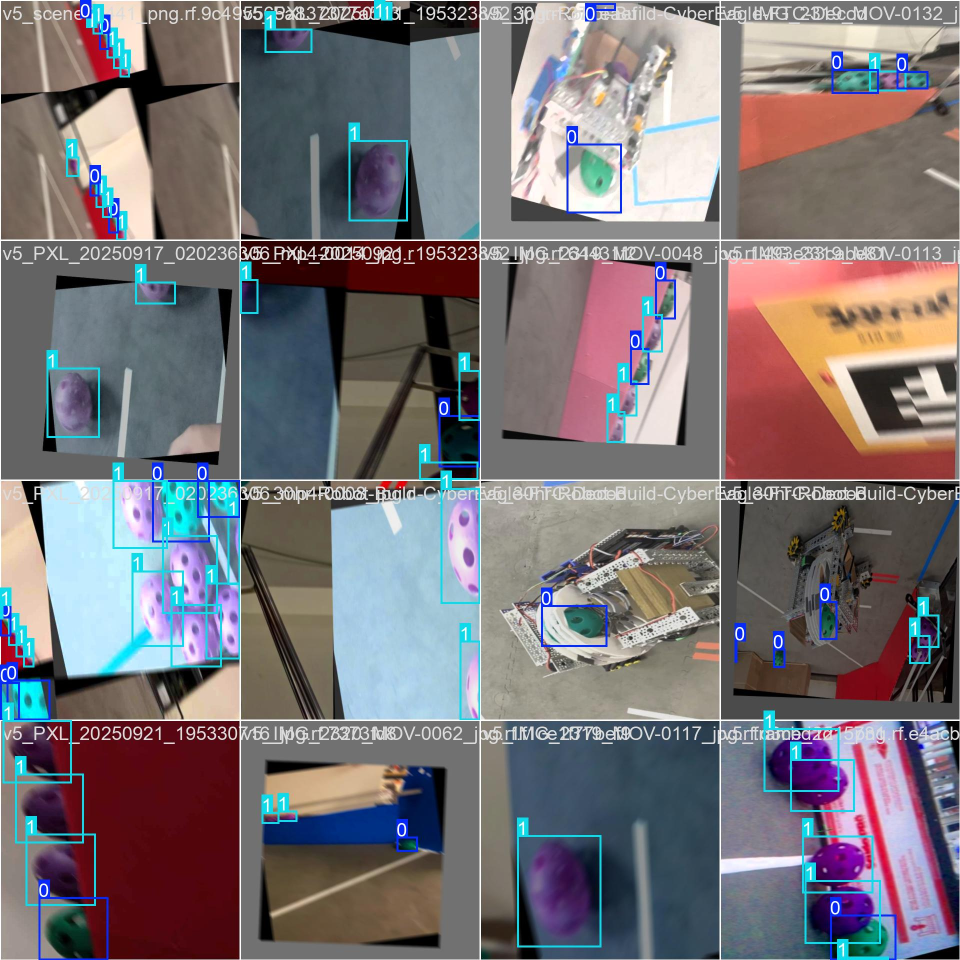
#> input picture training/runs/detect/ftc_motion_v2/train_batch0.jpg, 1920 x 1920 px, given in place of the camera (shown at 1/2 size)
$ python vision_fixed.py
#> lines starting #> are read from the running program, lines starting #| are printed output that depends on the picture; after the words box and inside, x2 and y2 are one past the last pixel; in counts of white or black regions, pixels touching at a corner belong together
#> in main, frame is the input picture: shape (1920, 1920, 3); mean B, G, R 119.6, 115.2, 121
import cv2
import numpy as np

# ============= ROI CONFIGURATION =============
# Set these values to crop to just the ramp area
# Run with CALIBRATE_ROI = True first to find the values
CALIBRATE_ROI = True  # Set to True to draw ROI on screen
ROI_X = 200      # Left edge of ramp
ROI_Y = 200      # Top edge of ramp
ROI_WIDTH = 800  # Width of ramp area
ROI_HEIGHT = 300 # Height of ramp area

# ============= COLOR CONFIGURATION =============
# These will be calibrated - start with tighter ranges
# After running calibration, update these values
COLORS = {
    'green': {
        'lower': (40, 100, 100),   # Tighter saturation/value
        'upper': (80, 255, 255),
        'display_color': (0, 255, 0),
        'label': 'G'
    },
    'purple': {
        'lower': (120, 80, 80),    # Tighter saturation/value
        'upper': (160, 255, 255),
        'display_color': (255, 0, 255),
        'label': 'P'
    }
}

# ============= DETECTION PARAMETERS =============
MIN_BALL_AREA = 800       # Minimum contour area
MAX_BALL_AREA = 50000     # Maximum contour area
MIN_CIRCULARITY = 0.5     # How round the shape must be
MIN_SOLIDITY = 0.7        # How filled in the shape is

# Global for color sampling
sampled_colors = []

# [26 lines left out: function mouse_callback, not called in this run]
            # Update window title with HSV (less spammy than printing)


def detect_balls_of_color(hsv_roi, color_config, roi_offset):
    """Detect all balls of a specific color"""
    lower = np.array(color_config['lower'])
    upper = np.array(color_config['upper'])

    mask = cv2.inRange(hsv_roi, lower, upper)

    # Clean up the mask
    kernel = np.ones((5, 5), np.uint8)
    mask = cv2.morphologyEx(mask, cv2.MORPH_OPEN, kernel)   # Remove noise
    mask = cv2.morphologyEx(mask, cv2.MORPH_CLOSE, kernel)  # Fill holes

    contours, _ = cv2.findContours(mask, cv2.RETR_EXTERNAL, cv2.CHAIN_APPROX_SIMPLE)

    balls = []
    for contour in contours:
        area = cv2.contourArea(contour)
        if area < MIN_BALL_AREA or area > MAX_BALL_AREA:
            continue

        perimeter = cv2.arcLength(contour, True)
        if perimeter == 0:
            continue

        circularity = 4 * np.pi * (area / (perimeter * perimeter))
        if circularity < MIN_CIRCULARITY:
            continue

        # Check solidity (convex hull fill)
        hull = cv2.convexHull(contour)
        hull_area = cv2.contourArea(hull)
        solidity = area / hull_area if hull_area > 0 else 0
        if solidity < MIN_SOLIDITY:
            continue

        # Get bounding box and center
        x, y, w, h = cv2.boundingRect(contour)
        center_x = x + w // 2 + roi_offset[0]  # Add ROI offset back
        center_y = y + h // 2 + roi_offset[1]

        balls.append({
            'x': x + roi_offset[0],
            'y': y + roi_offset[1],
            'w': w,
            'h': h,
            'center_x': center_x,
            'center_y': center_y,
            'area': area,
            'label': color_config['label'],
            'color': color_config['display_color']
        })

    return balls, mask


def run_detection(frame):
    """Main detection pipeline"""
    output = frame.copy()

    # Apply ROI if not calibrating
    if CALIBRATE_ROI:
        # Draw ROI rectangle for calibration
        cv2.rectangle(output, (ROI_X, ROI_Y),
                     (ROI_X + ROI_WIDTH, ROI_Y + ROI_HEIGHT),
                     (0, 255, 255), 2)
        cv2.putText(output, "CALIBRATION MODE - Adjust ROI_X, ROI_Y, ROI_WIDTH, ROI_HEIGHT",
                   (10, 30), cv2.FONT_HERSHEY_SIMPLEX, 0.6, (0, 255, 255), 2)
        cv2.putText(output, "Click on balls to sample HSV values",
                   (10, 60), cv2.FONT_HERSHEY_SIMPLEX, 0.6, (0, 255, 255), 2)
        roi = frame
        roi_offset = (0, 0)
    else:
        # Crop to ROI
        roi = frame[ROI_Y:ROI_Y+ROI_HEIGHT, ROI_X:ROI_X+ROI_WIDTH]
        roi_offset = (ROI_X, ROI_Y)

    hsv_roi = cv2.cvtColor(roi, cv2.COLOR_BGR2HSV)
#> hsv_roi: shape (1920, 1920, 3); mean H, S, V 60.1, 77.6, 139.2

    all_balls = []
    all_masks = {}

    # Detect each color
    for color_name, color_config in COLORS.items():
        balls, mask = detect_balls_of_color(hsv_roi, color_config, roi_offset)
        all_balls.extend(balls)
        all_masks[color_name] = mask
#> this loop made 2 passes
#> pass 1, in detect_balls_of_color, `mask = cv2.inRange(hsv_roi, lower, upper)`:
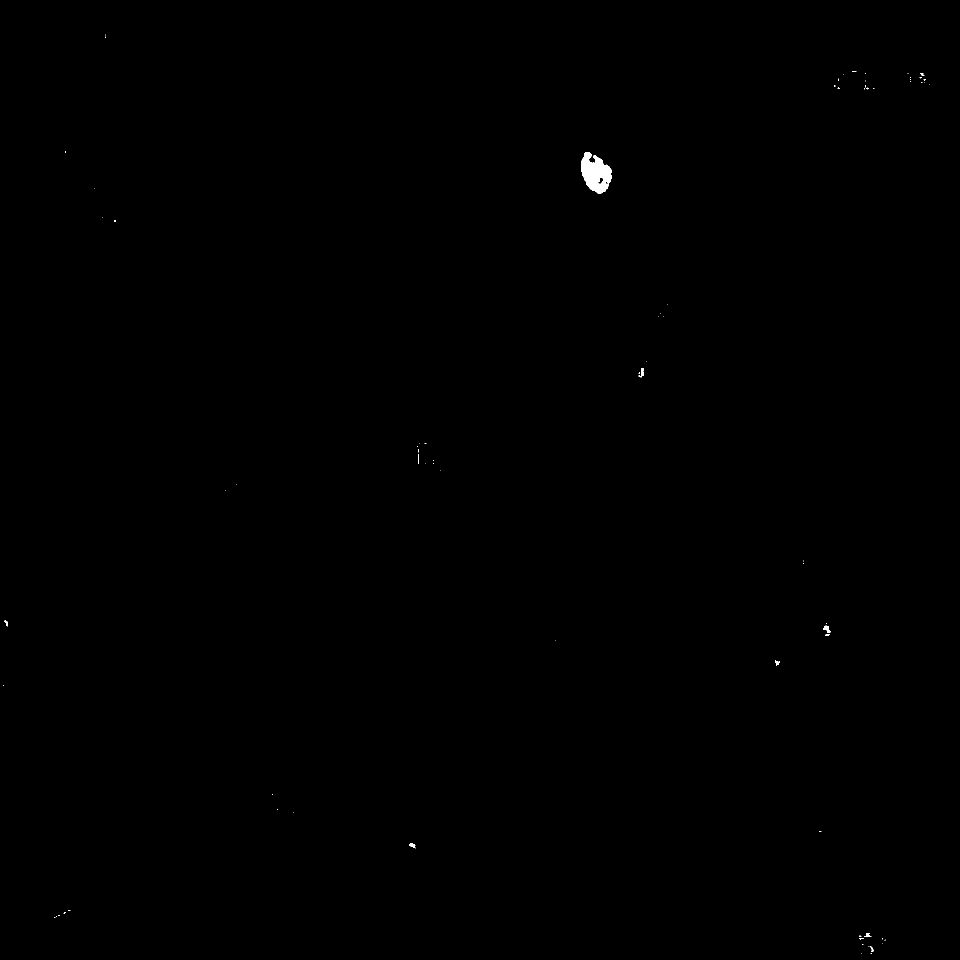
#> mask: shape (1920, 1920) (shown at 1/2 size); 0.11% white; 79 white regions (67 under 20 px), largest, box (x1, y1, x2, y2) and area: (1162, 304, 1224, 388) 3303, (1646, 1251, 1662, 1266) 118, (819, 1686, 831, 1697) 74
#> after the loop, all_balls = 3 items; all_masks = 2 items

    # Sort by x position (left to right)
    all_balls.sort(key=lambda b: b['center_x'])

    # Draw detections
    for ball in all_balls:
        cv2.rectangle(output, (ball['x'], ball['y']),
                     (ball['x'] + ball['w'], ball['y'] + ball['h']),
                     ball['color'], 2)
        cv2.putText(output, ball['label'],
                   (ball['x'], ball['y'] - 10),
                   cv2.FONT_HERSHEY_SIMPLEX, 0.7, ball['color'], 2)
#> this loop made 3 passes
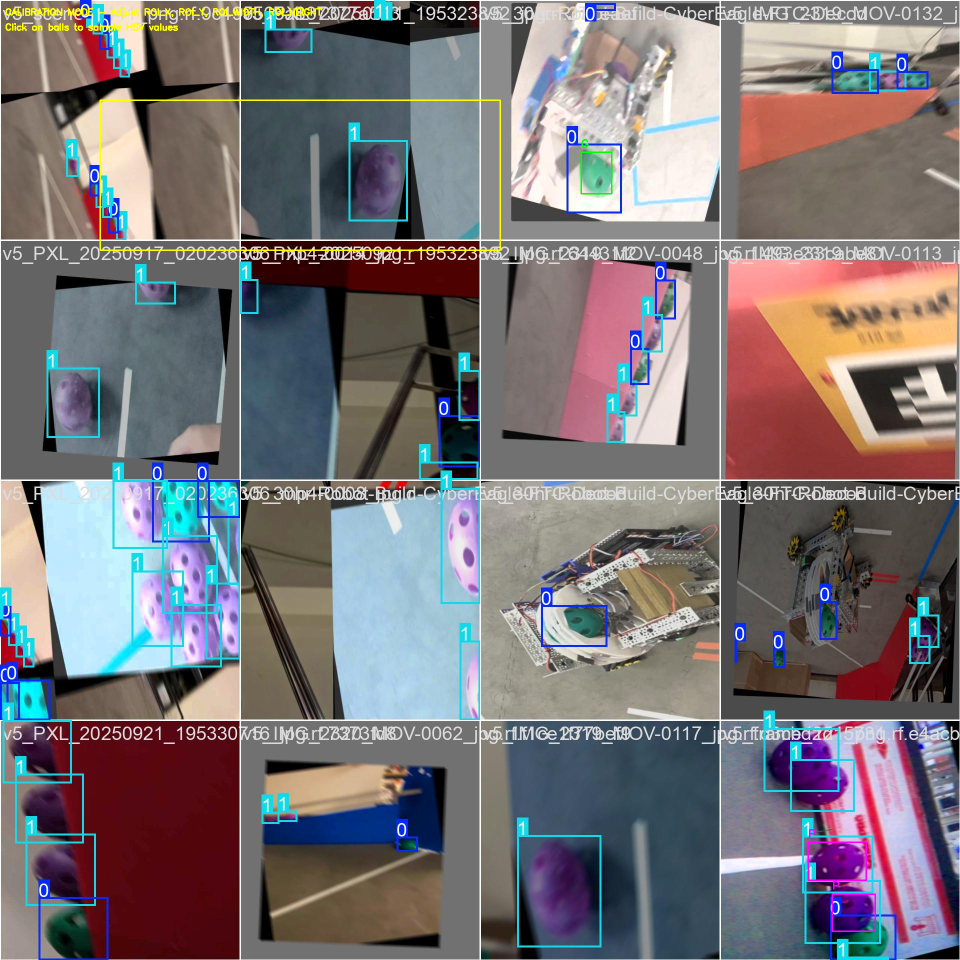
#> output: shape (1920, 1920, 3) (shown at 1/2 size); mean B, G, R 119.1, 115.6, 121.5

    # Build order string
    order = ''.join([b['label'] for b in all_balls])

    cv2.putText(output, f"Detected: {len(all_balls)} balls",
               (10, output.shape[0] - 60), cv2.FONT_HERSHEY_SIMPLEX, 0.7, (255, 255, 255), 2)
#> output: shape (1920, 1920, 3); 0.04% of pixels changed, all inside (x1, y1, x2, y2) = (12, 1844, 198, 1862)
    cv2.putText(output, f"Order: {order}",
               (10, output.shape[0] - 30), cv2.FONT_HERSHEY_SIMPLEX, 1, (255, 255, 255), 2)
#> output: shape (1920, 1920, 3); mean B, G, R 119.2, 115.7, 121.6

    return order, output, all_masks


def main():
    cap = cv2.VideoCapture(0)
    cv2.namedWindow("Detection")

    last_order = ""
    stable_count = 0
    STABLE_THRESHOLD = 10  # Need same result for 10 frames before printing

    print("=" * 50)
    print("BALL DETECTION - CALIBRATION MODE")
    print("=" * 50)
    print("1. Adjust ROI_X, ROI_Y, ROI_WIDTH, ROI_HEIGHT to frame just the ramp")
    print("2. Click on GREEN balls to sample their HSV values")
    print("3. Click on PURPLE balls to sample their HSV values")
    print("4. Update COLORS dict with the suggested ranges")
    print("5. Set CALIBRATE_ROI = False")
    print("=" * 50)
    print("Press 'q' to quit, 'r' to reset samples")
    print()

    while True:
        ret, frame = cap.read()
        if not ret:
            break

        order, output, masks = run_detection(frame)
#> order = 'GPP'; masks = 2 items

        # Only print when order stabilizes and changes
        if order == last_order:
            stable_count += 1
        else:
            stable_count = 0
            last_order = order
#> last_order = 'GPP'

        if stable_count == STABLE_THRESHOLD and order:
            print(f">>> DETECTED ORDER: {order} ({len(order)} balls)")
            stable_count += 1  # Prevent re-printing

        # Set up mouse callback for color sampling
        roi_offset = (0, 0) if CALIBRATE_ROI else (ROI_X, ROI_Y)
        cv2.setMouseCallback("Detection", mouse_callback, (frame, roi_offset))

        cv2.imshow("Detection", output)

        # Show individual masks
        for color_name, mask in masks.items():
            cv2.imshow(f"{color_name.capitalize()} Mask", mask)
#> this loop made 2 passes
#> color_name on passes 1 to 2: 'green', 'purple'
#> pass 2, in main, `cv2.imshow(f"{color_name.capitalize()} Mask", mask)`:
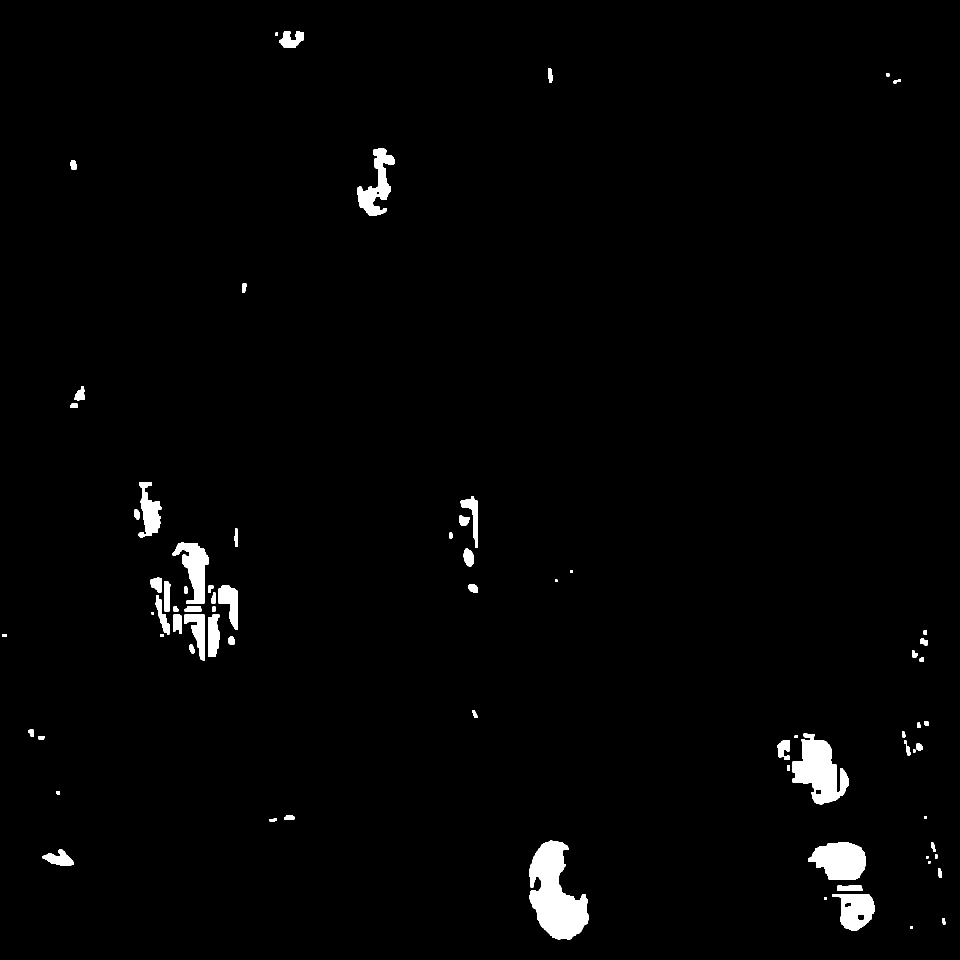
#> window 'Purple Mask': shape (1920, 1920) (shown at 1/2 size); 1.7% white; 73 white regions, largest, box (x1, y1, x2, y2) and area: (1058, 1681, 1178, 1879) 14038, (1585, 1466, 1698, 1609) 8936, (1616, 1684, 1732, 1760) 6417

        key = cv2.waitKey(1) & 0xFF
#> (key q is pressed here)
        if key == ord('q'):
            break
        elif key == ord('r'):
            sampled_colors.clear()
            print("Samples cleared!")

    cap.release()
    cv2.destroyAllWindows()


if __name__ == "__main__":
    main()

$ run again, on training/runs/detect/ftc_motion_v2/train_batch1.jpg
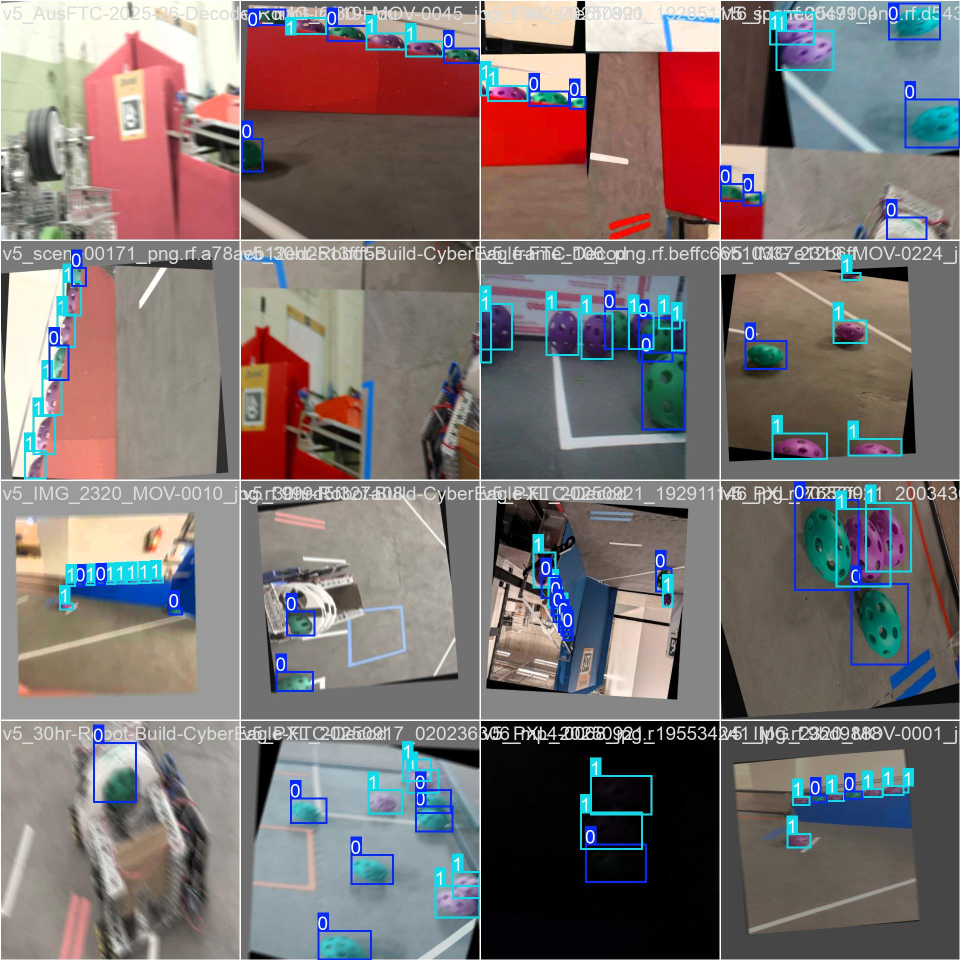
#> input picture training/runs/detect/ftc_motion_v2/train_batch1.jpg, 1920 x 1920 px, given in place of the camera (shown at 1/2 size)
#> in main, frame is the input picture: shape (1920, 1920, 3); mean B, G, R 114.4, 114.8, 123.7
#> hsv_roi: shape (1920, 1920, 3); mean H, S, V 41.1, 64.5, 137
#> the loop in run_detection, `for color_name, color_config in COLORS.items():` made 2 passes
#> pass 1, in detect_balls_of_color, `mask = cv2.morphologyEx(mask, cv2.MORPH_OPEN, kernel)`:
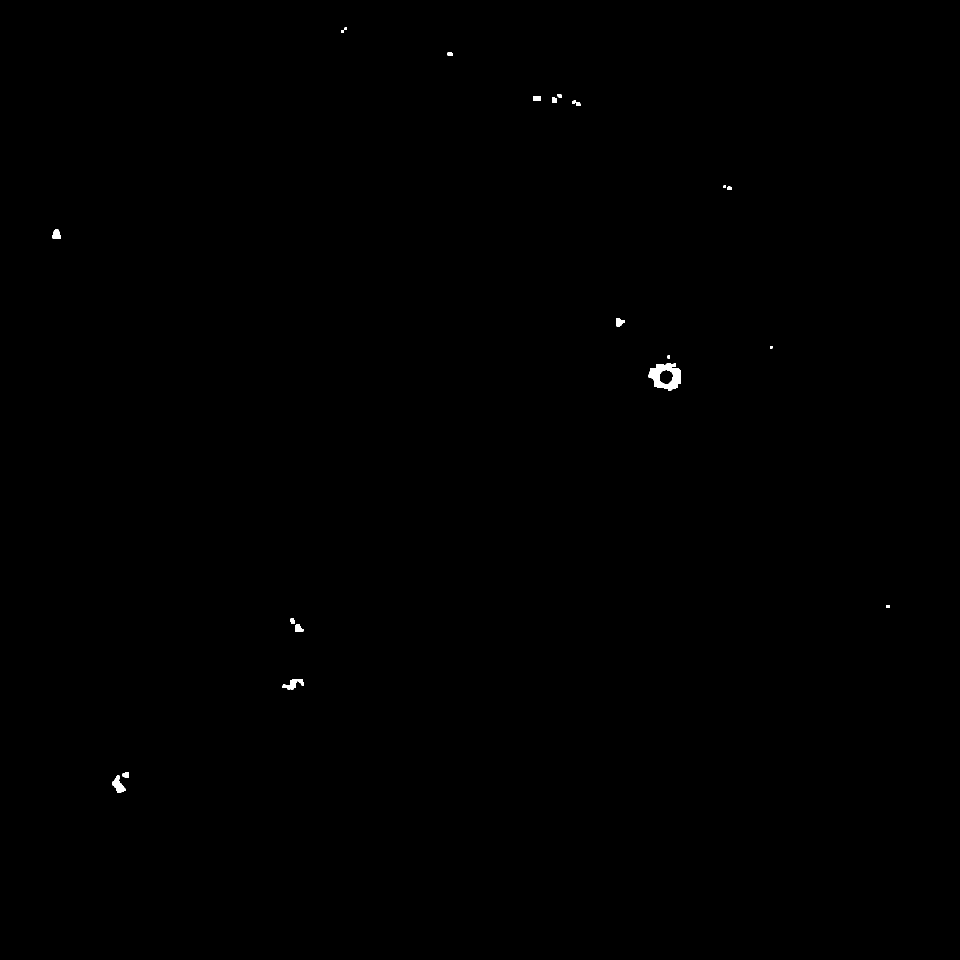
#> mask: shape (1920, 1920) (shown at 1/2 size); 0.12% white; 22 white regions, largest, box (x1, y1, x2, y2) and area: (1297, 727, 1362, 781) 2048, (225, 1551, 251, 1586) 481, (565, 1358, 595, 1379) 347
#> after the loop in run_detection, `for color_name, color_config in COLORS.items():`: all_balls = 2 items
#> the loop in run_detection, `for ball in all_balls:` made 2 passes
#> order = 'GP'; masks = 2 items
#> last_order = 'GP'
#> the loop in main, `for color_name, mask in masks.items():` made 2 passes
#> color_name on passes 1 to 2: 'green', 'purple'
#> pass 2, in main, `cv2.imshow(f"{color_name.capitalize()} Mask", mask)`:
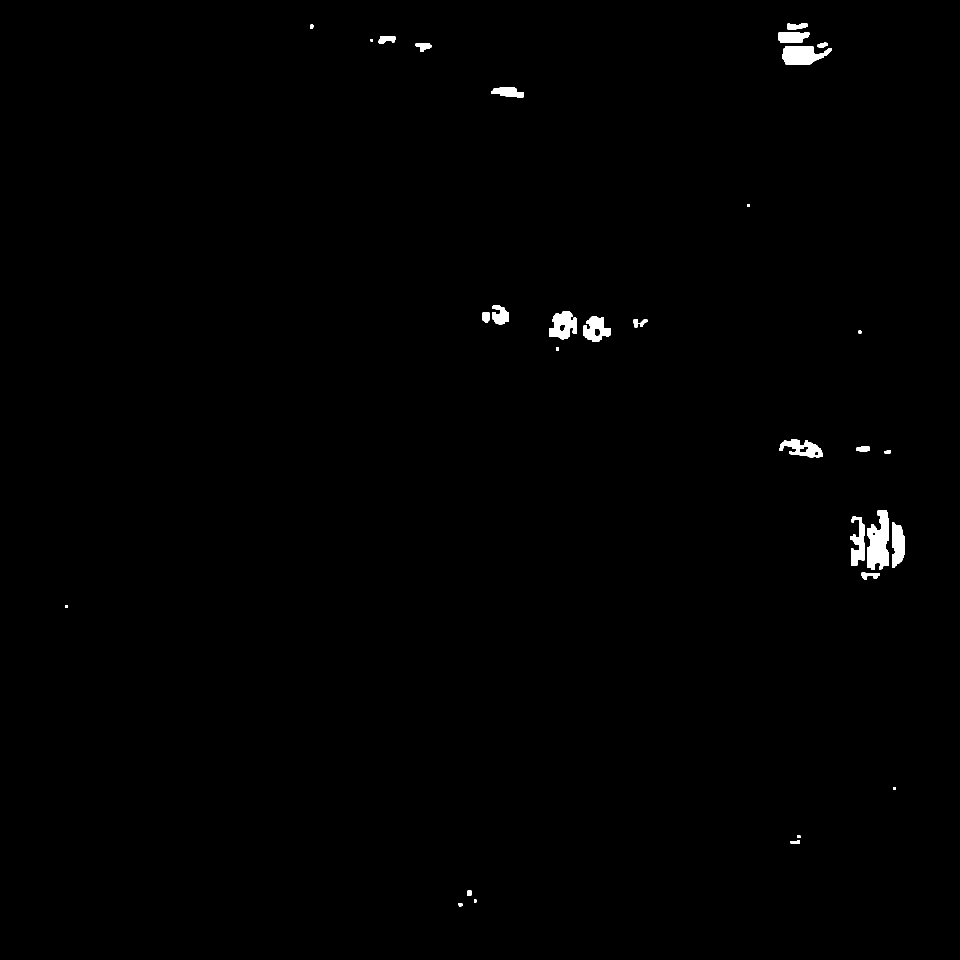
#> window 'Purple Mask': shape (1920, 1920) (shown at 1/2 size); 0.58% white; 31 white regions, largest, box (x1, y1, x2, y2) and area: (1734, 1020, 1778, 1140) 3749, (1564, 92, 1663, 130) 2626, (1098, 622, 1154, 679) 2076
